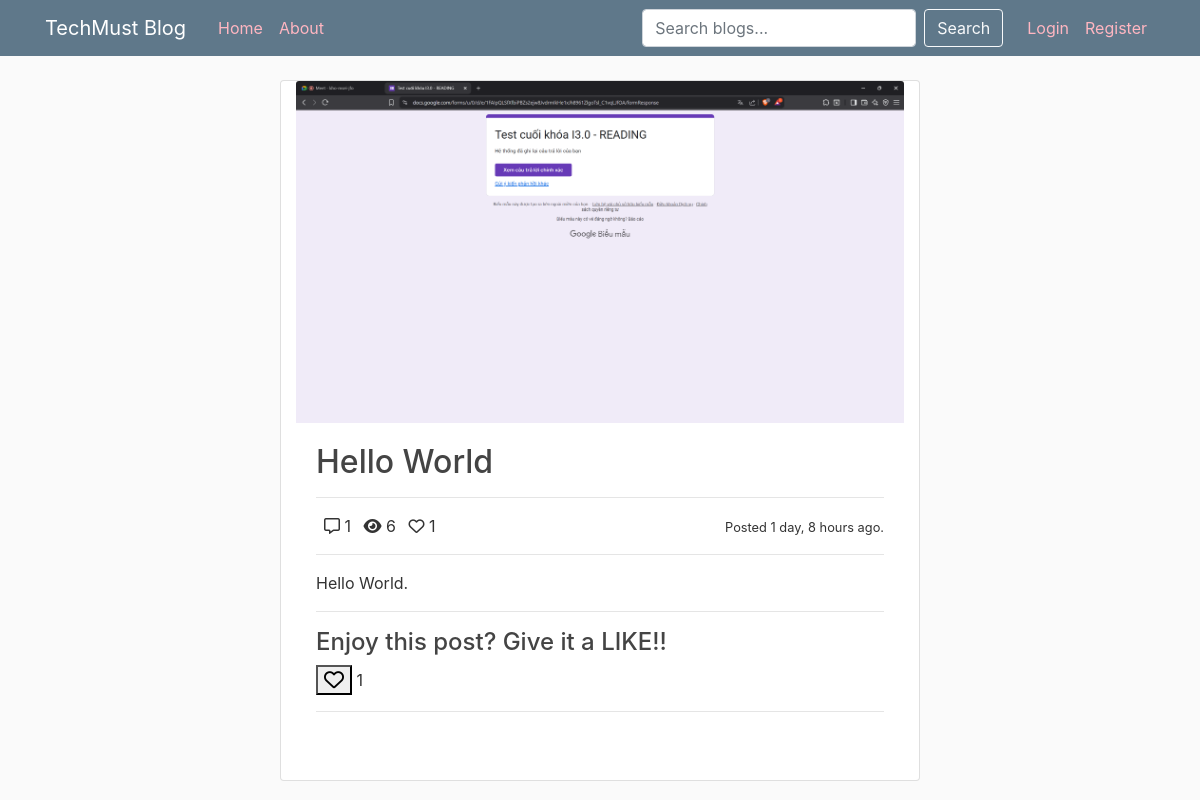
The page /hello-world-b474c2205a/ on the database its author committed.
### blog/models.py (models this page shows, shortened)
class Post(models.Model):
    OPTIONS = (
        ('d', 'Draft'),
        ('p', 'Published')
    )
    CATEGORY_OPT = (
        ('e', 'Entertainment'),
        ('m', 'Music'),
        ('i', 'IT')
    )
    title = models.CharField(max_length=100)
    content = models.TextField()
    image = models.ImageField(
        upload_to=user_directory_path, default='django.jpg')
    category = models.CharField(max_length=15, choices=CATEGORY_OPT, default='e')
    publish_date = models.DateTimeField(auto_now_add=True)
    last_updated = models.DateTimeField(auto_now=True)
    author = models.ForeignKey(User, on_delete=models.CASCADE)
    status = models.CharField(max_length=10, choices=OPTIONS, default='d')
    slug = models.SlugField(blank=True, unique=True)  # how-to-learn-django
    def comment_count(self):
        return self.comment_set.all().count()
    def view_count(self):
        return self.postview_set.all().count()
    def like_count(self):
        return self.like_set.all().count()

### blog/views.py (the view, shortened to what this page needs)
# urls.py: path("<str:slug>/", post_detail, name="detail"),
def post_detail(request, slug):
    form = CommentForm()
    obj = get_object_or_404(Post, slug=slug)
    if request.user.is_authenticated:
        PostView.objects.create(user=request.user, post=obj)
    context = {
        "object": obj,
        "form": form
    }
    return render(request, "blog/post_detail.html", context)

### blog/forms.py
class CommentForm(forms.ModelForm):
    class Meta:
        model = Comment
        fields = ('content',)

### blog/templates/blog/post_detail.html (shortened to what this page needs)
{% extends 'base.html' %}
{% load crispy_forms_tags %}
{% block content %}
<div class="container card" style="width: 40rem;">
    <img src="{{ object.image.url }}" class="card-img-top" alt="post_image">
    <div class="card-body">
        <h2 class="card-title">{{ object.title }}</h2>
        <hr>
        <div>
            <span><i class="far fa-comment-alt ml-2"></i></i> {{ object.comment_count }}</span>
            <span><i class="fas fa-eye ml-2"></i> {{ object.view_count }}</span>
            <span><i class="far fa-heart ml-2"></i> {{ object.like_count }}</span>
            <span class="float-right"> <small>Posted {{ object.publish_date|timesince }} ago.</small> </span>
        </div>
        <hr>
        <p class="card-text">{{ object.content }}.</p>
        <hr>
        <div>
            <h4>Enjoy this post? Give it a LIKE!!</h4>
        </div>
        <div>
            <form action="{% url 'blog:like' object.slug %}" method="POST">
                <button type="submit"><i class="far fa-heart fa-lg"></i></button>
                {{object.like_count }}
            </form>
            <hr>
        </div>
    </div>
    {% endblock content %}

### blog/static/blog/main.css (style rules this page uses)
body { background: #fafafa; color: #333333; margin-top: 5rem; }
h1, h2, h3, h4, h5, h6 { color: #444444; }

### rows shown on the page
Post: image (picture), title "Hello World", comment_count "1", view_count "6", like_count "1", publish_date "1 day, 8 hours", content "Hello World"
